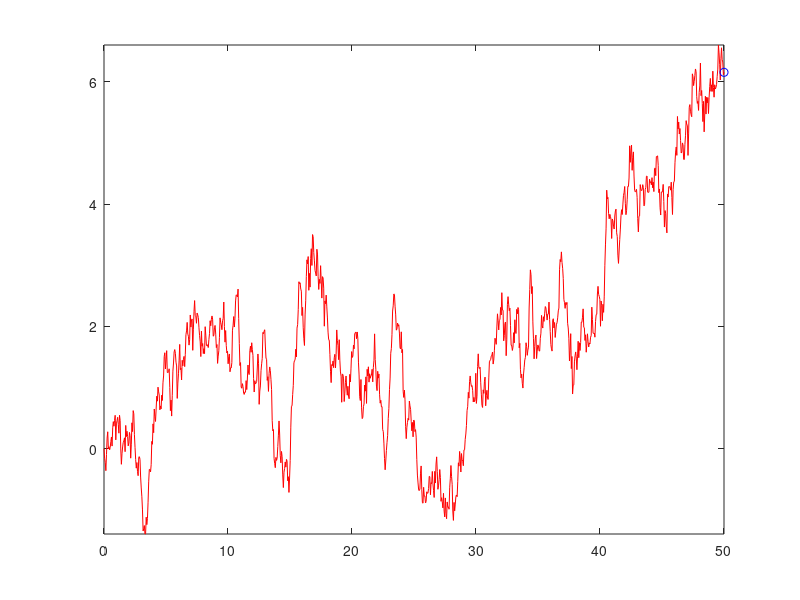

Here is the MATLAB script that generated this plot:
close all;
T = 50;
n = 1000;
t = linspace(0,T,n);
dt = T/n;

N = 1;
film = true;
w = zeros(n,N);

for i = 2:n
    w(i,:) = w(i-1,:) + sqrt(dt)*normrnd(0,1,1,N);
end

if film == true
if N == 1
    comet(t,w(:,1))
elseif N == 2
    comet(w(:,1),w(:,2))
elseif N == 3
    comet3(w(:,1),w(:,2),w(:,3))
end
else
    if N == 1
    plot(t,w(:,1))
elseif N == 2
    plot(w(:,1),w(:,2))
elseif N == 3
    plot3(w(:,1),w(:,2),w(:,3))
    end
end